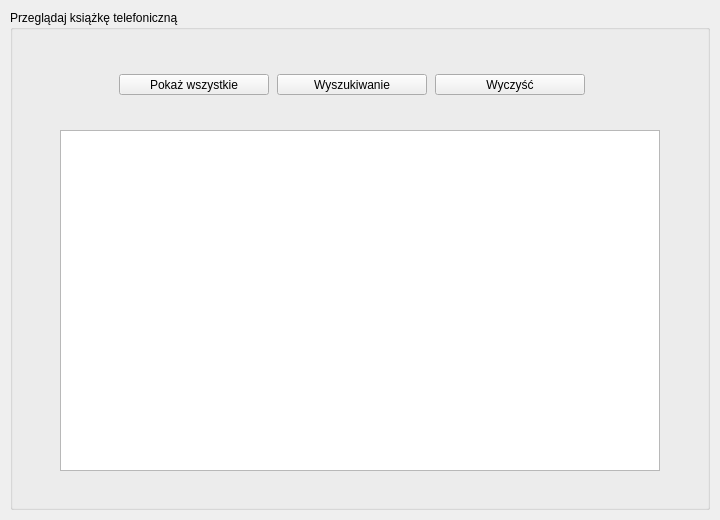
<?xml version="1.0" encoding="UTF-8"?>
<ui version="4.0">
 <class>PhonebookForm</class>
 <widget class="QWidget" name="PhonebookForm">
  <property name="geometry">
   <rect>
    <x>0</x>
    <y>0</y>
    <width>720</width>
    <height>520</height>
   </rect>
  </property>
  <property name="minimumSize">
   <size>
    <width>720</width>
    <height>520</height>
   </size>
  </property>
  <property name="maximumSize">
   <size>
    <width>720</width>
    <height>520</height>
   </size>
  </property>
  <property name="windowTitle">
   <string>Form</string>
  </property>
  <widget class="QGroupBox" name="groupBox_5">
   <property name="geometry">
    <rect>
     <x>10</x>
     <y>10</y>
     <width>700</width>
     <height>500</height>
    </rect>
   </property>
   <property name="title">
    <string>Przeglądaj książkę telefoniczną</string>
   </property>
   <widget class="QTableView" name="phonesTableView">
    <property name="geometry">
     <rect>
      <x>50</x>
      <y>120</y>
      <width>600</width>
      <height>341</height>
     </rect>
    </property>
    <property name="gridStyle">
     <enum>Qt::DashLine</enum>
    </property>
    <property name="sortingEnabled">
     <bool>true</bool>
    </property>
    <attribute name="horizontalHeaderCascadingSectionResizes">
     <bool>false</bool>
    </attribute>
    <attribute name="horizontalHeaderDefaultSectionSize">
     <number>150</number>
    </attribute>
    <attribute name="horizontalHeaderHighlightSections">
     <bool>true</bool>
    </attribute>
    <attribute name="verticalHeaderVisible">
     <bool>false</bool>
    </attribute>
    <attribute name="verticalHeaderHighlightSections">
     <bool>false</bool>
    </attribute>
   </widget>
   <widget class="QFrame" name="browseButtonsFrame">
    <property name="geometry">
     <rect>
      <x>100</x>
      <y>50</y>
      <width>481</width>
      <height>50</height>
     </rect>
    </property>
    <layout class="QHBoxLayout" name="horizontalLayout_24">
     <property name="spacing">
      <number>10</number>
     </property>
     <item>
      <widget class="QToolButton" name="showAllPhonesToolButton">
       <property name="minimumSize">
        <size>
         <width>150</width>
         <height>0</height>
        </size>
       </property>
       <property name="maximumSize">
        <size>
         <width>150</width>
         <height>16777215</height>
        </size>
       </property>
       <property name="text">
        <string>Pokaż wszystkie</string>
       </property>
      </widget>
     </item>
     <item>
      <widget class="QToolButton" name="searchPhonesToolButton">
       <property name="minimumSize">
        <size>
         <width>150</width>
         <height>0</height>
        </size>
       </property>
       <property name="maximumSize">
        <size>
         <width>150</width>
         <height>16777215</height>
        </size>
       </property>
       <property name="text">
        <string>Wyszukiwanie</string>
       </property>
      </widget>
     </item>
     <item>
      <widget class="QToolButton" name="clearPhonesToolButton">
       <property name="minimumSize">
        <size>
         <width>150</width>
         <height>0</height>
        </size>
       </property>
       <property name="maximumSize">
        <size>
         <width>150</width>
         <height>16777215</height>
        </size>
       </property>
       <property name="text">
        <string>Wyczyść</string>
       </property>
      </widget>
     </item>
    </layout>
   </widget>
  </widget>
 </widget>
 <resources/>
 <connections/>
</ui>
